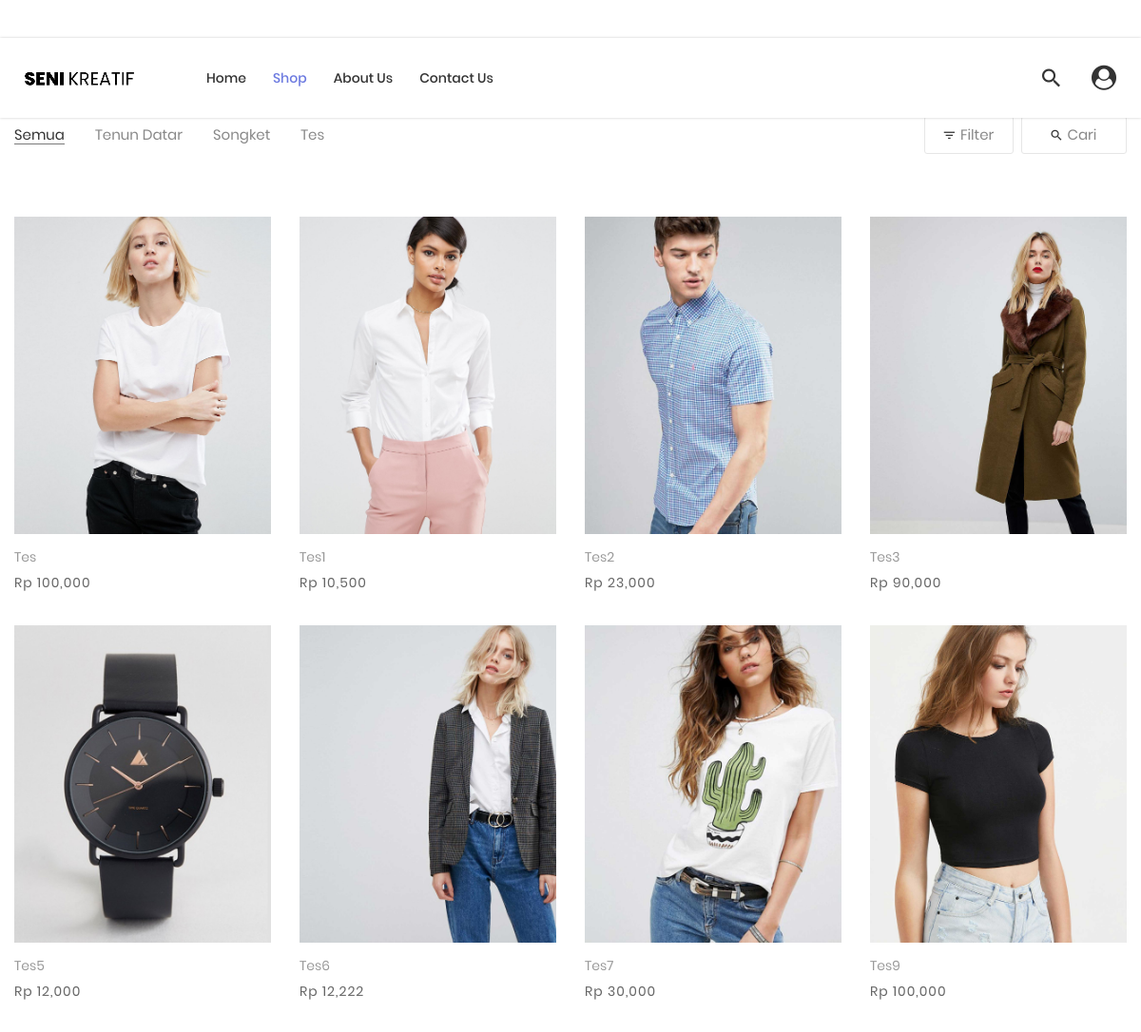
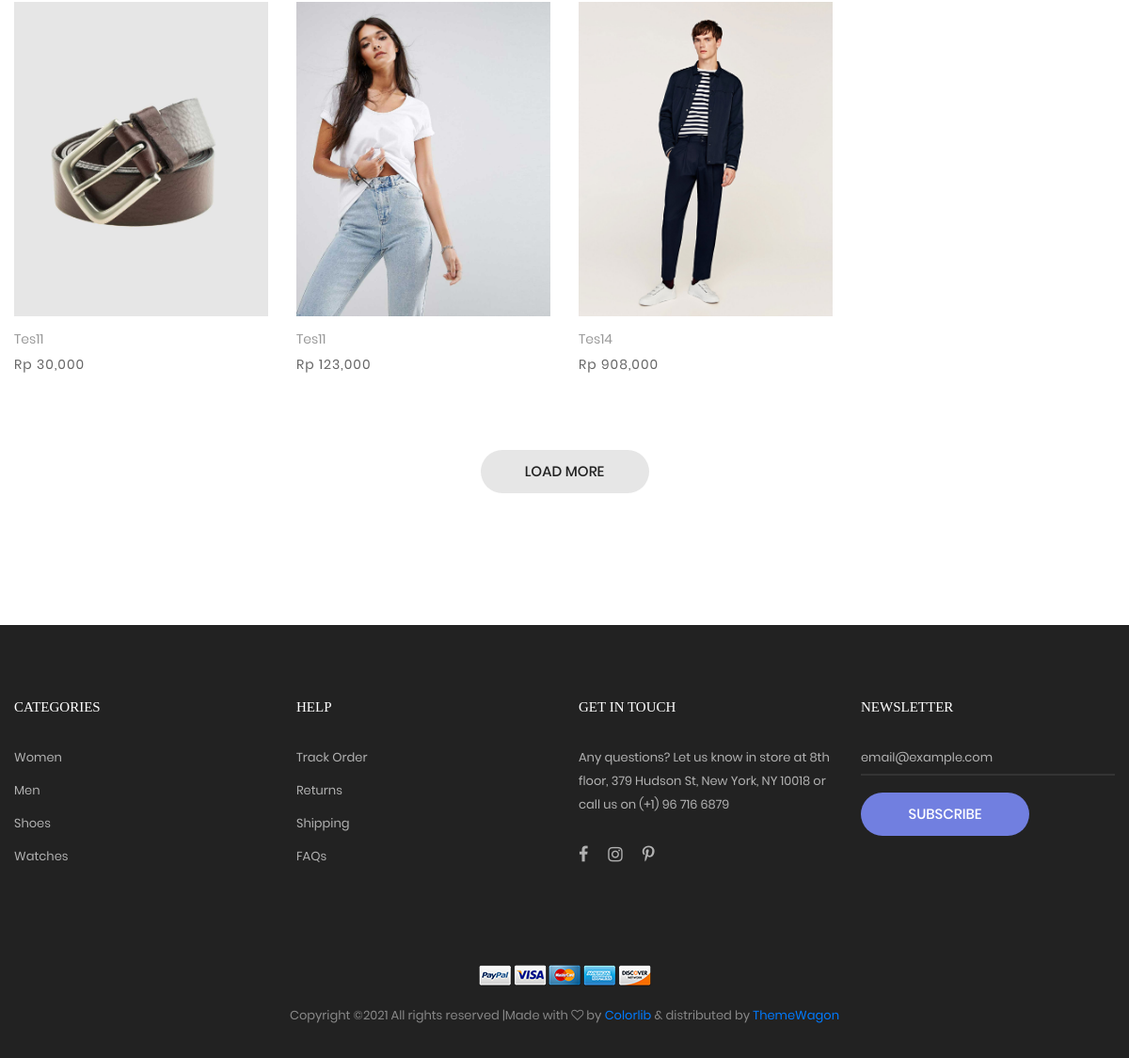
The page /product.php on the database its author committed (2 pictures, top to bottom).
### tables this page shows
CREATE TABLE `tb_kategori` (
  `id_kategori` int(11) NOT NULL,
  `nama` varchar(50) NOT NULL
);

CREATE TABLE `tb_produk` (
  `id_produk` int(11) NOT NULL,
  `id_kategori` int(3) NOT NULL,
  `nama` varchar(50) NOT NULL,
  `foto` varchar(100) NOT NULL,
  `id_jenis_aksesoris` int(3) NOT NULL,
  `harga` int(10) NOT NULL,
  `stok` int(5) NOT NULL,
  `deskripsi` text NOT NULL
);

### product.php (the view, shortened to what this page needs)
<?php
require_once("dashboard/connection.php");
?>
<!DOCTYPE html>
<html lang="en">
<head>
   <link rel="stylesheet" type="text/css" href="vendor/bootstrap/css/bootstrap.min.css">
   <link rel="stylesheet" type="text/css" href="fonts/font-awesome-4.7.0/css/font-awesome.min.css">
   <link rel="stylesheet" type="text/css" href="fonts/iconic/css/material-design-iconic-font.min.css">
   <link rel="stylesheet" type="text/css" href="fonts/linearicons-v1.0.0/icon-font.min.css">
   <link rel="stylesheet" type="text/css" href="vendor/animate/animate.css">
   <link rel="stylesheet" type="text/css" href="vendor/css-hamburgers/hamburgers.min.css">
   <link rel="stylesheet" type="text/css" href="vendor/animsition/css/animsition.min.css">
   <link rel="stylesheet" type="text/css" href="vendor/select2/select2.min.css">
   <link rel="stylesheet" type="text/css" href="vendor/daterangepicker/daterangepicker.css">
   <link rel="stylesheet" type="text/css" href="vendor/slick/slick.css">
   <link rel="stylesheet" type="text/css" href="vendor/MagnificPopup/magnific-popup.css">
   <link rel="stylesheet" type="text/css" href="vendor/perfect-scrollbar/perfect-scrollbar.css">
   <link rel="stylesheet" type="text/css" href="css/util.css">
   <link rel="stylesheet" type="text/css" href="css/main.css">
</head>
<body class="animsition">
   <header class="header-v4">
      <div class="container-menu-desktop">
         <div class="wrap-menu-desktop how-shadow1">
            <nav class="limiter-menu-desktop container">
               <a href="index.php" class="logo">
                  <img src="images/icons/logo-01.png" alt="IMG-LOGO">
               </a>
               <div class="menu-desktop">
                  <ul class="main-menu">
                     <li>
                        <a href="index.php">Home</a>
                     </li>
                     <li class="active-menu">
                        <a href="product.php">Shop</a>
                     </li>
                     <li>
                        <a href="about.php">About Us</a>
                     </li>
                     <li>
                        <a href="contact.php">Contact Us</a>
                     </li>
                  </ul>
               </div>
               <div class="wrap-icon-header flex-w flex-r-m">
                  <div class="icon-header-item cl2 hov-cl1 trans-04 p-l-22 p-r-11 js-show-modal-search">
                     <i class="zmdi zmdi-search"></i>
                  </div>
                  <a href="dashboard/" class="icon-header-item cl2 hov-cl1 trans-04 p-l-22 p-r-11">
                     <i class="fa fa-user-circle"></i>
                  </a>
               </div>
            </nav>
         </div>
      </div>
   </header>
   <div class="bg0 m-t-23 p-b-140">
      <div class="container">
         <div class="flex-w flex-sb-m p-b-52">
            <div class="flex-w flex-l-m filter-tope-group m-tb-10">
               <button class="stext-106 cl6 hov1 bor3 trans-04 m-r-32 m-tb-5 how-active1" data-filter="*">Semua</button>
               <?php
                  $query = "SELECT * FROM tb_kategori";
                  $result = mysqli_query($mysqli, $query);
                  foreach( $result as $ktg ) :
               ?>
                  <button class="stext-106 cl6 hov1 bor3 trans-04 m-r-32 m-tb-5" data-filter=".<?= $ktg['id_kategori']; ?>"><?= $ktg['nama']; ?></button>
               <?php endforeach; ?>
            </div>
            <div class="flex-w flex-c-m m-tb-10">
               <div class="flex-c-m stext-106 cl6 size-104 bor4 pointer hov-btn3 trans-04 m-r-8 m-tb-4 js-show-filter">
                  <i class="icon-filter cl2 m-r-6 fs-15 trans-04 zmdi zmdi-filter-list"></i>
                  Filter
               </div>
               <div class="flex-c-m stext-106 cl6 size-105 bor4 pointer hov-btn3 trans-04 m-tb-4 js-show-search">
                  <i class="icon-search cl2 m-r-6 fs-15 trans-04 zmdi zmdi-search"></i>
                  Cari
               </div>
            </div>
         </div>
         <div class="row isotope-grid">
            <?php
            if( isset($_GET['search']) ) {
               $query = "SELECT * FROM tb_produk WHERE nama LIKE '%" . $_GET['search'] . "%' ";
               $result = mysqli_query( $mysqli, $query );
            }
            else {
               $query = "SELECT * FROM tb_produk";
               $result = mysqli_query( $mysqli, $query );
            }
            foreach( $result as $produk ) :
               $idProduk = $produk['id_produk'];
               $nama = $produk['nama'];
               $idKategori = $produk['id_kategori'];
               $foto = $produk['foto'];
               $harga = $produk['harga'];
            ?>
            <div class="col-sm-6 col-md-4 col-lg-3 p-b-35 isotope-item <?= $idKategori; ?>">
               <div class="block2">
                  <div class="block2-pic hov-img0">
                     <img src="dashboard/<?= $foto; ?>" alt="IMG-PRODUCT" />
                  </div>
                  <div class="block2-txt flex-w flex-t p-t-14">
                     <div class="block2-txt-child1 flex-col-l">
                        <a href="product-detail.php?id_produk=<?= $idProduk; ?>" class="stext-104 cl4 hov-cl1 trans-04 js-name-b2 p-b-6"> <?= $nama; ?> </a>
                        <span class="stext-105 cl3"> Rp <?= number_format($harga); ?> </span>
                     </div>
                  </div>
               </div>
            </div>
            <?php endforeach; ?>
         </div>
         <?php if( !isset($_GET['search']) ) : ?>
         <div class="flex-c-m flex-w w-full p-t-45">
            <a href="#" class="flex-c-m stext-101 cl5 size-103 bg2 bor1 hov-btn1 p-lr-15 trans-04">
               Load More
            </a>
         </div>
         <?php endif; ?>
      </div>
   </div>
   <footer class="bg3 p-t-75 p-b-32">
      <div class="container">
         <div class="row">
            <div class="col-sm-6 col-lg-3 p-b-50">
               <h4 class="stext-301 cl0 p-b-30">
                  Categories
               </h4>
               <ul>
                  <li class="p-b-10">
                     <a href="#" class="stext-107 cl7 hov-cl1 trans-04">
                        Women
                     </a>
                  </li>
                  <li class="p-b-10">
                     <a href="#" class="stext-107 cl7 hov-cl1 trans-04">
                        Men
                     </a>
                  </li>
                  <li class="p-b-10">
                     <a href="#" class="stext-107 cl7 hov-cl1 trans-04">
                        Shoes
                     </a>
                  </li>
                  <li class="p-b-10">
                     <a href="#" class="stext-107 cl7 hov-cl1 trans-04">
                        Watches
                     </a>
                  </li>
               </ul>
            </div>
            <div class="col-sm-6 col-lg-3 p-b-50">
               <h4 class="stext-301 cl0 p-b-30">
                  Help
               </h4>
               <ul>
                  <li class="p-b-10">
                     <a href="#" class="stext-107 cl7 hov-cl1 trans-04">
                        Track Order
                     </a>
                  </li>
                  <li class="p-b-10">
                     <a href="#" class="stext-107 cl7 hov-cl1 trans-04">
                        Returns
                     </a>
                  </li>
                  <li class="p-b-10">
                     <a href="#" class="stext-107 cl7 hov-cl1 trans-04">
                        Shipping
                     </a>
                  </li>
                  <li class="p-b-10">
                     <a href="#" class="stext-107 cl7 hov-cl1 trans-04">
                        FAQs
                     </a>
                  </li>
               </ul>
            </div>
            <div class="col-sm-6 col-lg-3 p-b-50">
               <h4 class="stext-301 cl0 p-b-30">
                  GET IN TOUCH
               </h4>
               <p class="stext-107 cl7 size-201">
                  Any questions? Let us know in store at 8th floor, 379 Hudson St, New York, NY 10018 or call us on (+1) 96 716 6879
               </p>
               <div class="p-t-27">
                  <a href="#" class="fs-18 cl7 hov-cl1 trans-04 m-r-16">
                     <i class="fa fa-facebook"></i>
                  </a>
                  <a href="#" class="fs-18 cl7 hov-cl1 trans-04 m-r-16">
                     <i class="fa fa-instagram"></i>
                  </a>
                  <a href="#" class="fs-18 cl7 hov-cl1 trans-04 m-r-16">
                     <i class="fa fa-pinterest-p"></i>
                  </a>
               </div>
            </div>
            <div class="col-sm-6 col-lg-3 p-b-50">
               <h4 class="stext-301 cl0 p-b-30">
                  Newsletter
               </h4>
               <form>
                  <div class="wrap-input1 w-full p-b-4">
                     <input class="input1 bg-none plh1 stext-107 cl7" type="text" name="email" placeholder="email@example.com">
                  </div>
                  <div class="p-t-18">
                     <button class="flex-c-m stext-101 cl0 size-103 bg1 bor1 hov-btn2 p-lr-15 trans-04">
                        Subscribe
                     </button>
                  </div>
               </form>
            </div>
         </div>
         <div class="p-t-40">
            <div class="flex-c-m flex-w p-b-18">
               <a href="#" class="m-all-1">
                  <img src="images/icons/icon-pay-01.png" alt="ICON-PAY">
               </a>
               <a href="#" class="m-all-1">
                  <img src="images/icons/icon-pay-02.png" alt="ICON-PAY">
               </a>
               <a href="#" class="m-all-1">
                  <img src="images/icons/icon-pay-03.png" alt="ICON-PAY">
               </a>
               <a href="#" class="m-all-1">
                  <img src="images/icons/icon-pay-04.png" alt="ICON-PAY">
               </a>
               <a href="#" class="m-all-1">
                  <img src="images/icons/icon-pay-05.png" alt="ICON-PAY">
               </a>
            </div>
            <p class="stext-107 cl6 txt-center">
Copyright &copy;<script>document.write(new Date().getFullYear());</script> All rights reserved |Made with <i class="fa fa-heart-o" aria-hidden="true"></i> by <a href="https://colorlib.com" target="_blank">Colorlib</a> &amp; distributed by <a href="https://themewagon.com" target="_blank">ThemeWagon</a>
            </p>
         </div>
      </div>
   </footer>
</body>
</html>

### css/main.css (style rules this page uses)
.container { max-width: 1380px; }
@media (max-width: 1600px) { .container { max-width: 1200px; } }
.container-menu-desktop { height: auto; width: 100%; position: relative; -webkit-transition: all 0.3s; -o-transition: all 0.3s; -moz-transition: all 0.3s; transition: all 0.3s; }
.header-v4 .container-menu-desktop { height: 85px; }
.wrap-menu-desktop { position: fixed; z-index: 1100; background-color: transparent; width: 100%; height: 84px; top: 40px; left: 0px; -webkit-transition: height 0.3s, background-color 0.3s; -o-transition: height 0.3s, background-color 0.3s; -moz-transition: height 0.3s, background-color 0.3s; transition: height 0.3s, background-color 0.3s; }
.header-v4 .wrap-menu-desktop { background-color: #fff; }
.limiter-menu-desktop { height: 100%; display: -webkit-box; display: -webkit-flex; display: -moz-box; display: -ms-flexbox; display: flex; align-items: center; background-color: transparent; }
.logo { display: -webkit-box; display: -webkit-flex; display: -moz-box; display: -ms-flexbox; display: flex; align-items: center; height: 65%; margin-right: 55px; }
.logo img { max-width: 100%; max-height: 100%; }
.menu-desktop { display: -webkit-box; display: -webkit-flex; display: -moz-box; display: -ms-flexbox; display: flex; align-items: center; height: 100%; }
.main-menu { list-style-type: none; margin: 0; display: -webkit-box; display: -webkit-flex; display: -moz-box; display: -ms-flexbox; display: flex; align-items: center; }
.main-menu > li { display: block; position: relative; padding: 20px 10px 20px 0px; margin: 0px 4px 0px 14px; }
.main-menu > li > a { font-family: Poppins-Medium; font-size: 14px; color: #333; padding: 5px 0px; transition: all 0.4s; -webkit-transition: all 0.4s; -o-transition: all 0.4s; -moz-transition: all 0.4s; }
.wrap-icon-header { flex-grow: 1; }
.icon-header-item { position: relative; font-size: 26px; line-height: 1; cursor: pointer; }
.main-menu > li.active-menu > a { color: #6c7ae0; }
.block2-pic { position: relative; }
.block2-txt-child1 { width: calc(100% - 30px); }
.cl0 { color: #fff; }
.cl2 { color: #333; }
.cl3 { color: #666; }
.cl4 { color: #999; }
.cl5 { color: #222; }
.cl6 { color: #888; }
.cl7 { color: #b2b2b2; }
.stext-101 { font-family: Poppins-Medium; font-size: 15px; line-height: 1.466667; text-transform: uppercase; }
.stext-104 { font-family: Poppins-Regular; font-size: 14px; line-height: 1.466667; }
.stext-105 { font-family: Poppins-Regular; font-size: 14px; line-height: 1.466667; letter-spacing: 1px; }
.stext-106 { font-family: Poppins-Regular; font-size: 15px; line-height: 1.2; }
.stext-107 { font-family: Poppins-Regular; font-size: 13px; line-height: 1.923; }
.stext-301 { font-family: Montserrat-Bold; font-size: 15px; line-height: 1.6; text-transform: uppercase; }
.size-103 { min-width: 179px; height: 46px; }
.size-104 { min-width: 94px; height: 40px; }
.size-105 { min-width: 111px; height: 40px; }
.size-201 { max-width: 270px; }
.bg-none { background-color: transparent; }
.bg0 { background-color: #fff; }
.bg1 { background-color: #717fe0; }
.bg2 { background-color: #e6e6e6; }
.bg3 { background-color: #222; }
.bor1 { border-radius: 23px; }
.bor3 { border-bottom: 1px solid transparent; }
.bor4 { border: 1px solid #e6e6e6; border-radius: 3px; }
.how-active1 { color: #333; border-color: #797979; }
.wrap-input1 { position: relative; border-bottom: 2px solid rgba(204, 204, 204, 0.1); }
.input1 { background-color: transparent; width: 100%; }
.how-shadow1 { box-shadow: 0 0px 3px 0px rgba(0, 0, 0, 0.2); -moz-box-shadow: 0 0px 3px 0px rgba(0, 0, 0, 0.2); -webkit-box-shadow: 0 0px 3px 0px rgba(0, 0, 0, 0.2); -o-box-shadow: 0 0px 3px 0px rgba(0, 0, 0, 0.2); -ms-box-shadow: 0 0px 3px 0px rgba(0, 0, 0, 0.2); }
.hov-img0 { display: block; overflow: hidden; }
.hov-img0 img { width: 100%; -webkit-transition: transform 0.9s ease; -o-transition: transform 0.9s ease; -moz-transition: transform 0.9s ease; transition: transform 0.9s ease; }

### rows shown on the page
tb_kategori: nama "Tenun Datar"
tb_kategori: nama "Songket"
tb_kategori: nama "Tes"
tb_produk: foto (picture), nama "Tes", harga "100,000"
tb_produk: foto (picture), nama "Tes1", harga "10,500"
tb_produk: foto (picture), nama "Tes2", harga "23,000"
tb_produk: foto (picture), nama "Tes3", harga "90,000"
tb_produk: foto (picture), nama "Tes5", harga "12,000"
tb_produk: foto (picture), nama "Tes6", harga "12,222"
tb_produk: foto (picture), nama "Tes7", harga "30,000"
tb_produk: foto (picture), nama "Tes9", harga "100,000"
tb_produk: foto (picture), nama "Tes11", harga "30,000"
tb_produk: foto (picture), nama "Tes11", harga "123,000"
tb_produk: foto (picture), nama "Tes14", harga "908,000"
